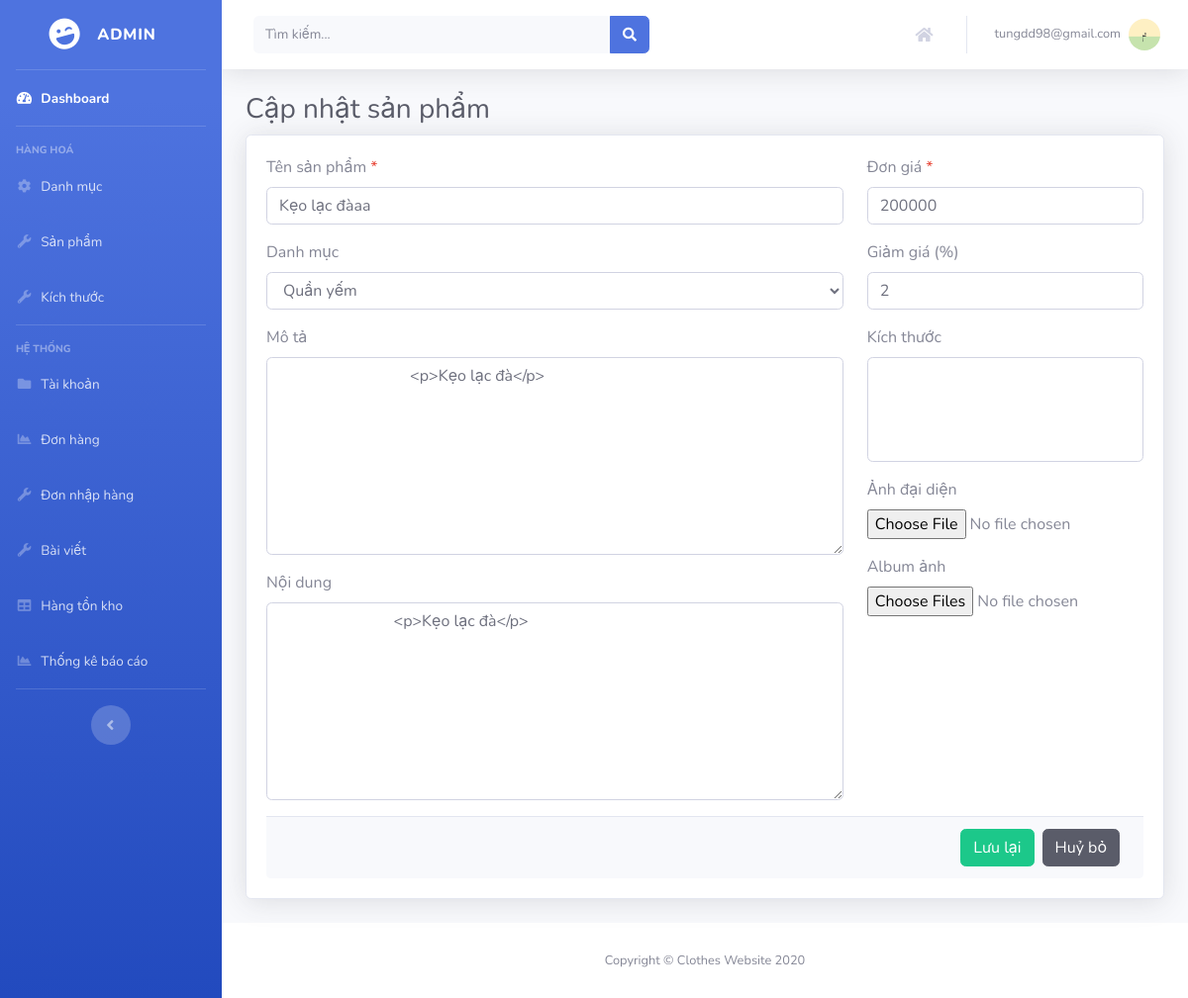
The app's page /admin/product/edit/6 (signed in) with its own data.
### tables this page shows
CREATE TABLE `products` (
  `id` int(11) NOT NULL,
  `category_id` int(11) DEFAULT NULL,
  `title` varchar(255) DEFAULT NULL,
  `description` text DEFAULT NULL,
  `content` text DEFAULT NULL,
  `price` float DEFAULT 0,
  `sale` float DEFAULT 0,
  `quantity` int(11) DEFAULT 0,
  `thumbnail` varchar(255) DEFAULT NULL,
  `images` text DEFAULT NULL,
  `created_at` timestamp NOT NULL DEFAULT current_timestamp()
);

### controller/BaseController.php (called while the page is built, shortened)
<?php
class BaseController
{
    public function loadView($_view, $var)
    {
        $this->view = $_view;
        include "view/{$this->view}.php";
    }
}

### model/Model.php (called while the page is built, shortened)
<?php
$db = mysqli_connect($hostname, $username, $password, $database);
mysqli_set_charset($db, "UTF8");
class Model
{
    public function _getListAll($sql)
    {
        global $db;
        $result = mysqli_query($db, $sql);
        $arr = array();
        while ($rows = mysqli_fetch_object($result)) {
            $arr[] = $rows;
        }
        return $arr;
    }
    public function _getRecord($sql)
    {
        global $db;
        $result = mysqli_query($db, $sql);
        $record = mysqli_fetch_object($result);
        return $record;
    }
}

### model/ProductModel.php (called while the page is built, shortened)
<?php
class ProductModel extends Model
{
    public $table = 'products';
    public function getRecord($id)
    {
        return parent::_getRecord("Select * from `$this->table` where id = $id");
    }
}

### model/CategoryModel.php (called while the page is built, shortened)
<?php
class CategoryModel extends Model
{
    public $table = 'categories';
    public function getListAll()
    {
        $result = parent::_getListAll("Select * from `$this->table` order by created_at desc");
        return $result;
    }
}

### view/admin/product/edit.php (the view, shortened to what this page needs)
<div class="container-fluid">
    <h1 class="h3 mb-2 text-gray-800"><?php echo !empty($record) ? 'Cập nhật sản phẩm' : 'Thêm mới sản phẩm' ?></h1>
    <div class="card shadow mb-4">
        <form method="POST" action="<?php echo $formAction ?>" enctype="multipart/form-data">
            <div class="card-body">
                <div class="row">
                    <div class="col-md-8 col-sm-12">
                        <div class="form-group">
                            <label for="title">Tên sản phẩm <span class="text-danger">*</span></label>
                            <input type="text" class="form-control" id="title" required name="title"
                                value="<?php echo !empty($record->title) ? $record->title : '' ?>">
                        </div>
                        <div class="form-group">
                            <label for="category">Danh mục</label>
                            <select class="form-control" id="category" name="categoryId" required>
                                <?php foreach($categories as $key => $val) { ?>
                                <option value="<?php echo $val->id ?>"
                                    <?php if(!empty($record) && $record->id === $val->id) {?> selected <?php } ?>>
                                    <?php echo $val->title ?></option>
                                <?php }; ?>
                            </select>
                        </div>
                        <div class="form-group">
                            <label for="description">Mô tả</label>
                            <textarea name="description" class="form-control" id="description"
                                style="min-height:200px;">
                                <?php echo !empty($record->description) ? $record->description : '' ?>
                            </textarea>
                        </div>
                        <div class="form-group">
                            <label for="description">Nội dung</label>
                            <textarea name="content" class="form-control" id="content" style="min-height:200px;">
                            <?php echo !empty($record->content) ? $record->content : '' ?>
                            </textarea>
                        </div>
                    </div>
                    <div class="col-md-4 col-sm-12">
                        <div class="form-group">
                            <label for="price">Đơn giá <span class="text-danger">*</span></label>
                            <input type="text" class="form-control" id="price" required name="price"
                                value="<?php echo !empty($record->price) ? $record->price : 0 ?>">
                        </div>
                        <div class="form-group">
                            <label for="sale">Giảm giá (%)</label>
                            <input type="text" class="form-control" id="sale" name="sale"
                                value="<?php echo !empty($record->sale) ? $record->sale : 0 ?>">
                        </div>
                        <div class="form-group">
                            <label for="size">Kích thước</label>
                            <select multiple class="form-control" id="size" name="size[]" required>
                            </select>
                        </div>
                        <div class="form-group">
                            <label for="thumbnail">Ảnh đại diện</label>
                            <input type="file" class="form-control-file" id="thumbnail" name="thumbnail">
                        </div>
                        <div class="form-group">
                            <label for="images">Album ảnh</label>
                            <input type="file" class="form-control-file" id="images" name="images[]" multiple>
                        </div>
                    </div>
                </div>
                <div class="card-footer">
                    <div class="d-flex justify-content-end">
                        <button type="submit" class="btn btn-success mx-1">Lưu lại</button>
                        <button type="button" class="btn btn-dark mx-1" onclick="window.history.back()">Huỷ bỏ</button>
                    </div>
                </div>
            </div>
        </form>
    </div>
</div>

### records on screen
products: title "Kẹo lạc đàaa", description "<p>Kẹo lạc đà</p>", content "<p>Kẹo lạc đà</p>", price "200000", sale "2"

### other values on screen
$_SESSION['email'] "tungdd98@gmail.com"
form field categoryId "Quần yếm"
